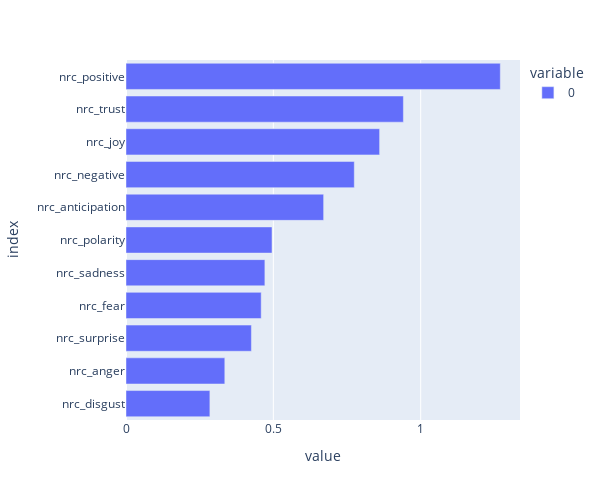

The cell this chart's notebook holds for it:
### Code cell
px.bar(chap_sent.DOC.sents[nrc_cols].T.northangerabbey.sum(1).sort_values(), orientation='h', height=500, width=600)

### Figure 1 — Plotly figure (JSON) as saved in the notebook; plotly's stock layout.template omitted (floating-point values rounded to 4 significant figures)
{"data": [{"alignmentgroup": "True", "hovertemplate": "variable=0<br>value=%{x}<br>index=%{y}<extra></extra>", "legendgroup": "0", "marker": {"color": "#636efa", "pattern": {"shape": ""}}, "name": "0", "offsetgroup": "0", "orientation": "h", "showlegend": true, "textposition": "auto", "type": "bar", "x": [0.2846, 0.3353, 0.4255, 0.4587, 0.4712, 0.4955, 0.6706, 0.7746, 0.8606, 0.9412, 1.27], "xaxis": "x", "y": ["nrc_disgust", "nrc_anger", "nrc_surprise", "nrc_fear", "nrc_sadness", "nrc_polarity", "nrc_anticipation", "nrc_negative", "nrc_joy", "nrc_trust", "nrc_positive"], "yaxis": "y"}], "layout": {"barmode": "relative", "height": 500, "legend": {"title": {"text": "variable"}, "tracegroupgap": 0}, "margin": {"t": 60}, "width": 600, "xaxis": {"anchor": "y", "autorange": true, "domain": [0, 1], "range": [0, 1.337], "title": {"text": "value"}, "type": "linear"}, "yaxis": {"anchor": "x", "autorange": true, "domain": [0, 1], "range": [-0.5, 10.5], "title": {"text": "index"}, "type": "category"}}}
